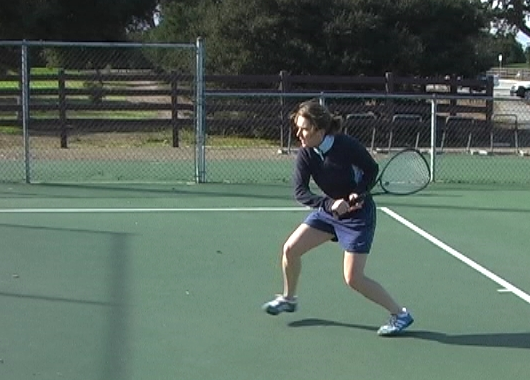
%> input picture programmable_light/tools/LDOF/tennis492.ppm, 530 x 380 px
$ octave demoLDOF.m   (GNU Octave 9; MATLAB toolbox functions it lacks are replaced by stand-ins)
%> lines starting %> are read from the running program, lines starting %| are printed output that depends on the picture
im1 = double(imread('tennis492.ppm')); im1 = im1(1:2:end, 1:2:end, [1, 1, 1]);
%> after `im1 = im1(1:2:end, 1:2:end, [1, 1, 1])`:
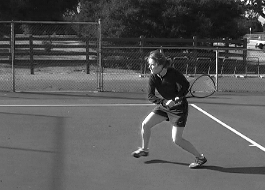
%> im1: size 190x265x3 double; min 0, max 255, mean 87.8
im2 = double(imread('tennis493.ppm')); im2 = im2(1:2:end, 1:2:end, [1, 1, 1]);
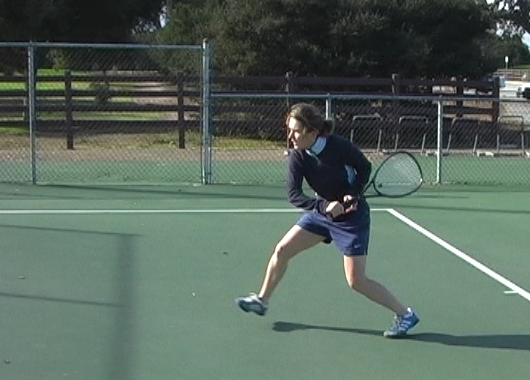
%> input picture programmable_light/tools/LDOF/tennis493.ppm, 530 x 380 px
%> after `im2 = im2(1:2:end, 1:2:end, [1, 1, 1])`:
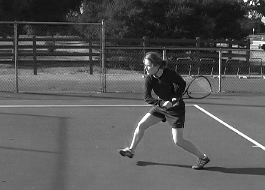
%> im2: size 190x265x3 double; min 0, max 255, mean 87.5
%> (the run ends here)
